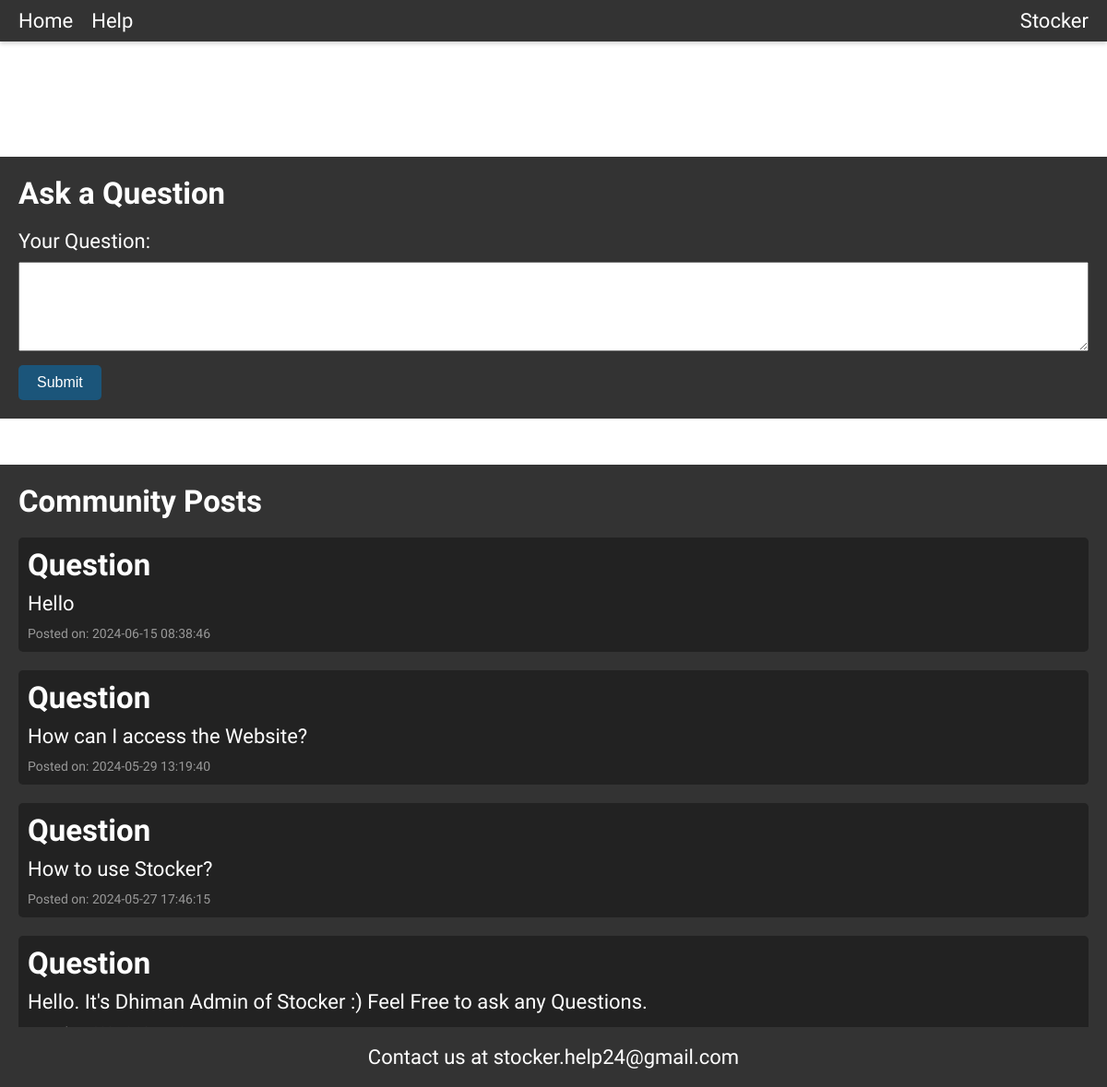
The page /help.html on the database its author committed.
### tables this page shows
CREATE TABLE posts (
    id INTEGER PRIMARY KEY AUTOINCREMENT,
    content TEXT NOT NULL,
    created_at TIMESTAMP DEFAULT CURRENT_TIMESTAMP
);

### app.py (the view)
@app.route('/help.html')
def help():
    db = get_db()
    posts = db.execute('SELECT * FROM posts ORDER BY created_at DESC').fetchall()
    return render_template('help.html', posts=posts)

### app.py (called while the page is built)
def get_db():
    db = sqlite3.connect(DATABASE)
    db.row_factory = sqlite3.Row
    return db

### templates/help.html (shortened to what this page needs)
<!DOCTYPE html>
<html lang="en">
<head>
</head>
<body>
<nav>
    <ul>
        <li><a href="slide.html">Home</a></li>
        <li><a href="#">Help</a></li>
    </ul>
    <div class="handle-name"><a href="slide.html">Stocker</a></div>
</nav>
<div class="spacer"></div>
<main>
    <section class="question-section">
        <h1>Ask a Question</h1>
        <form id="question-form" action="/add_post" method="POST">
            <label for="question">Your Question:</label>
            <textarea id="question" name="question" rows="5" cols="40"></textarea>
            <button type="submit">Submit</button>
        </form>
    </section>
    <section class="community-section">
        <h1>Community Posts</h1>
        <div id="community-posts">
            {% for post in posts %}
            <div class="post">
                <h2>Question</h2>
                <p>{{ post.content }}</p>
                <span>Posted on: {{ post.created_at }}</span>
            </div>
            {% endfor %}
        </div>
    </section>
</main>
<footer>
    <p>Contact us at stocker.help24@gmail.com</p>
</footer>
</body>
</html>

### templates/help.html (style rules this page uses)
* { margin: 0; padding: 0; box-sizing: border-box; }
body { background-image: url('https://i.ibb.co/1nL7w4C/background.png'); background-size: cover; background-position: center; background-repeat: no-repeat; color: white; font-family: 'Gruppo', sans-serif; font-size: 22px; }
nav { width: 100%; background-color: #333; color: #fff; padding: 10px 20px; box-shadow: 0 2px 5px rgba(0,0,0,0.2); position: fixed; top: 0; left: 0; z-index: 999; display: flex; justify-content: space-between; align-items: center; }
nav ul { list-style-type: none; display: flex; }
nav ul li { margin-right: 20px; }
nav ul li a { color: white; text-decoration: none; }
.handle-name a { color: white; text-decoration: none; }
.spacer { height: 70px; }
.question-section { padding: 20px; background-color: rgba(0, 0, 0, 0.8); margin-top: 100px; }
.question-section h1 { margin-bottom: 20px; }
.question-section label { display: block; margin-bottom: 10px; }
.question-section textarea { width: 100%; padding: 10px; margin-bottom: 10px; }
.question-section button { padding: 10px 20px; font-size: 16px; background-color: #1b557a; color: white; border: none; border-radius: 5px; cursor: pointer; transition: background-color 0.3s; }
.community-section { padding: 20px; background-color: rgba(0, 0, 0, 0.8); margin-top: 50px; }
.community-section h1 { margin-bottom: 20px; }
.post { background-color: #222; padding: 10px; margin-bottom: 20px; border-radius: 5px; }
.post h2 { margin-bottom: 10px; }
.post p { margin-bottom: 5px; }
.post span { color: #999; font-size: 14px; }
footer { background-color: #333; color: #fff; padding: 20px; text-align: center; position: fixed; bottom: 0; left: 0; width: 100%; }

### rows shown on the page
posts: content "Hello", created_at "2024-06-15 08:38:46"
posts: content "How can I access the Website?", created_at "2024-05-29 13:19:40"
posts: content "How to use Stocker?", created_at "2024-05-27 17:46:15"
posts: content "Hello. It's Dhiman Admin of Stocker :) Feel Free to ask any Questions."
